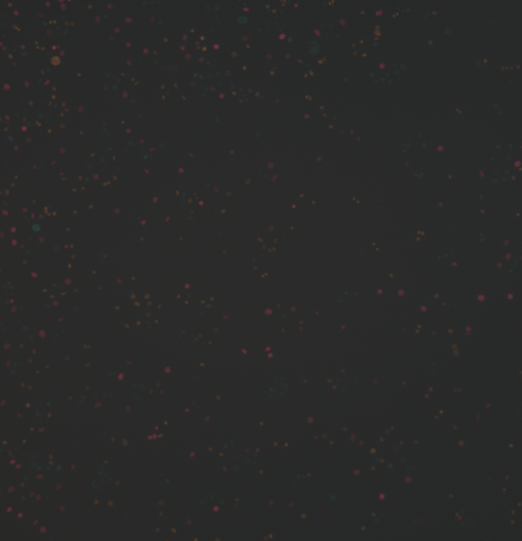
#> input picture ABM/picture.png, 1043 x 1081 px, given in place of video.mp4, which was not available (shown at 1/2 size)
$ jupyter execute --allow-errors corr_tracking.ipynb
#> lines starting #> are read from the running program, lines starting #| are printed output that depends on the picture; after the words box and inside, x2 and y2 are one past the last pixel; in counts of white or black regions, pixels touching at a corner belong together; pictures that were not available may be replaced by others from this repository, and a replacement may not be noted
[cell 1]
#correlation calculator for cell tracking data
import math
import random
import numpy as np
import matplotlib.pyplot as plt
import pdb
from scipy import integrate
import matplotlib as mpl
from scipy import interpolate
import time

from ABM_package import *
from PDE_FIND3 import *
from model_selection_IP3 import *
import time, glob
from matplotlib_inline.backend_inline import set_matplotlib_formats
set_matplotlib_formats('png', 'pdf')

import os
import pickle
import pandas as pd

import os
from correlation_package import *
from visualize_correlations import *

#increase font size throughout
font = {'size'   : 25}
plt.rc('font', **font)
import torch

#> (the rest of this cell did not finish here and is left out)

[cell 2]
folder = "../VivariumData/extracted_cell_data.csv"
#> (the rest of this cell did not finish here and is left out)

#> (a cell that did not finish here is left out)

#> (a cell that did not finish here is left out)

[cell 5]
def moving_average(data, window):
    return np.convolve(data, np.ones(window)/window, mode='same')

# [40 lines left out: function plot_self_correlations_viv, not called in this run]

#> (a cell that did not finish here is left out)

[cell 7]
folder= "../data/processed_coculture/"

c_dfs={}

import os
import pickle
import pandas as pd

folder = "../data/processed_coculture/"
c_dfs = {}

#> (the rest of this cell did not finish here and is left out)

[cell 8]
folder = "../data/processed_monoculture/"

m_dfs = {}  # store each df with its filename

#> (the rest of this cell did not finish here and is left out)

#> (a cell that did not finish here is left out)

[cell 10]
mapping = {
    "Y": 0,
    "M": 1,
    "T": 2
}

#for fname in m_dfs.keys():
   # df = m_dfs[fname]
    #df["phenotype"] = df["color"].map(mapping)
    #m_dfs[fname] = df

for fname in c_dfs.keys():
    df = c_dfs[fname]
    df["phenotype"] = df["color"].map(mapping)
    c_dfs[fname] = df

[cell 11]
import matplotlib.pyplot as plt
import numpy as np
from matplotlib.colors import to_rgba

def moving_average(data, window):
    return np.convolve(data, np.ones(window)/window, mode='same')

# [86 lines left out: functions plot_self_correlations, plot_cross_correlations_blended, not called in this run]

[cell 12]
import matplotlib.pyplot as plt
import numpy as np

# [29 lines left out: function plot_zero_counts, not called in this run]

#> (a cell that did not finish here is left out)

[cell 14]
import cv2
import pandas as pd
import numpy as np

# ----------------------------
# 1. Load video and first frame
# ----------------------------
video_path = "video.mp4"
cap = cv2.VideoCapture(video_path)
ret, frame = cap.read()
#> frame is the input picture: shape (1081, 1043, 3); mean B, G, R 41.4, 42.3, 41.6
cap.release()
if not ret:
    raise ValueError("Could not read the first frame from the video.")

frame_height, frame_width = frame.shape[:2]
#> frame_height = 1081; frame_width = 1043

# ----------------------------
# 2. Enhance vibrancy (optional)
# ----------------------------
hsv = cv2.cvtColor(frame, cv2.COLOR_BGR2HSV)
#> hsv: shape (1081, 1043, 3); mean H, S, V 54.5, 11.1, 42.8
h, s, v = cv2.split(hsv)
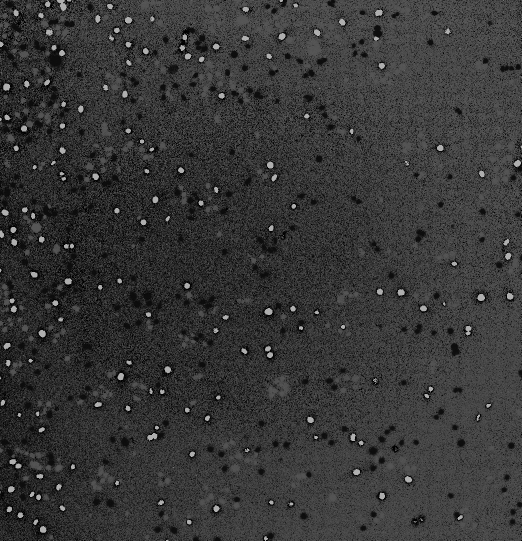
#> h: shape (1081, 1043) (shown at 1/2 size); min 0, max 179, mean 54.5
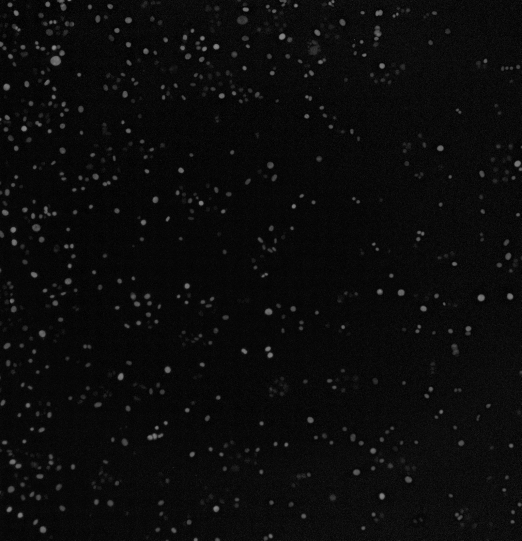
#> s: shape (1081, 1043) (shown at 1/2 size); min 0, max 144, mean 11.1
bg_level = np.percentile(v, 20)
#> bg_level = 42
mask = v > (bg_level + 5)
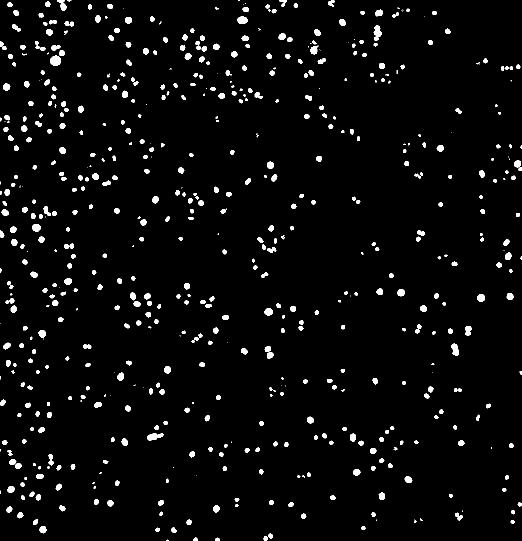
#> mask: shape (1081, 1043) bool (shown at 1/2 size); 3.5% white; 639 white regions (129 under 20 px), largest, box (x1, y1, x2, y2) and area: (100, 111, 122, 132) 352, (294, 866, 327, 881) 317, (747, 51, 763, 82) 313
s[mask] = np.clip(s[mask] * 1.5, 0, 255).astype(np.uint8)
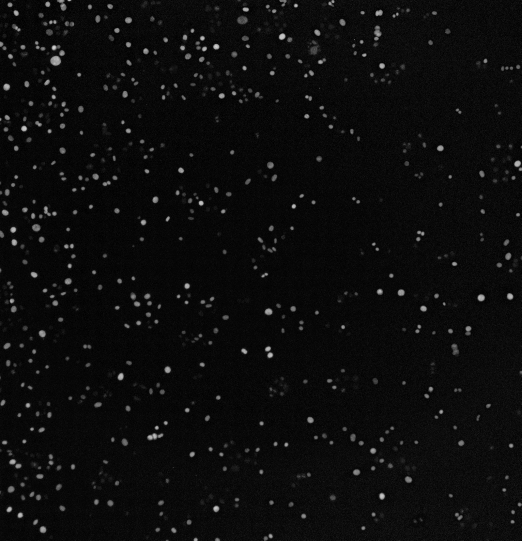
#> s: shape (1081, 1043) (shown at 1/2 size); 3.54% of pixels changed, all inside (x1, y1, x2, y2) = (0, 0, 1043, 1081)
v[mask] = np.clip(v[mask] * 1.3, 0, 255).astype(np.uint8)
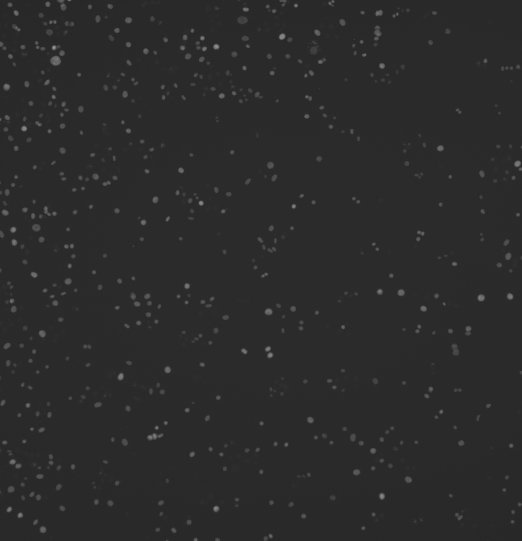
#> v: shape (1081, 1043) (shown at 1/2 size); min 37, max 156, mean 43.4
hsv_enhanced = cv2.merge([h, s, v])
#> hsv_enhanced: shape (1081, 1043, 3); mean H, S, V 54.5, 12.2, 43.4
frame_vibrant = cv2.cvtColor(hsv_enhanced, cv2.COLOR_HSV2BGR)
frame = frame_vibrant

# ----------------------------
# 3. Filter first frame cells
# ----------------------------
#> (the rest of this cell did not finish here and is left out)

[cell 15]
import cv2
import pandas as pd
import numpy as np

# ----------------------------
# 1. Load video and first frame
# ----------------------------
video_path = "video.mp4"
cap = cv2.VideoCapture(video_path)
ret, frame = cap.read()
cap.release()
if not ret:
    raise ValueError("Could not read the first frame from the video.")

frame_height, frame_width = frame.shape[:2]

# ----------------------------
# 2. Define cell colors
# ----------------------------
color_map = {
    'M': (255, 0, 255),   # magenta
    'T': (0, 255, 128),   # teal
    'Y': (0, 255, 255),   # yellow
}

dot_radius = 2
dot_thickness = -1  # filled circle

# ----------------------------
# 3. Filter first frame cells
# ----------------------------
#> (the rest of this cell did not finish here and is left out)

#> (a cell that did not finish here is left out)

[cell 17]
# Dictionary to store results
coculture_corr= {}

# Loop through all DataFrames in c_dfs
for key, df in c_dfs.items():
    try:
        # Compute correlations per frame
        frames, corr_matrices = correlations_by_frame(
            df,
            frame_col='frame',       # adjust if your frame column has a different name
            x_col='x_microns',       # adjust if your x column is named differently
            y_col='y_microns',       # adjust if your y column is named differently
            label_col='phenotype',   # column with phenotype labels
            N=3,                     # number of phenotypes
            radius=50,                # neighborhood radius
            normalization="p_joint"  # use p-joint normalization
        )
        coculture_corr[key] = {
            'frames': frames,
            'corr_matrices': corr_matrices,
            'coating': c_dfs[key]['coating'].iloc[0],
            'initial_density': c_dfs[key]['initial_density'].iloc[0]
        }
    except Exception as e:
        print(f"Error processing {key}: {e}")

[cell 18]
# Dictionary to store results
coculture_corr2= {}

# Loop through all DataFrames in c_dfs
for key, df in c_dfs.items():
    try:
        # Compute correlations per frame
        frames, corr_matrices, zero_counts_joint = correlations_by_framez(
            df,
            frame_col='frame',       # adjust if your frame column has a different name
            x_col='x_microns',       # adjust if your x column is named differently
            y_col='y_microns',       # adjust if your y column is named differently
            label_col='phenotype',   # column with phenotype labels
            N=3,                     # number of phenotypes
            radius=50,                # neighborhood radius
            normalization="p_joint",  # use p-joint normalization
            return_zero_counts=True   # return zero counts
        )
        coculture_corr2[key] = {
            'frames': frames,
            'corr_matrices': corr_matrices,
            'coating': c_dfs[key]['coating'].iloc[0],
            'initial_density': c_dfs[key]['initial_density'].iloc[0],
            'zero_counts_joint': zero_counts_joint
        }
    except Exception as e:
        print(f"Error processing {key}: {e}")

[cell 19]
summary_data2 = []

for key, result in coculture_corr2.items():
    corr_matrices = result['corr_matrices']

    # Remove any bad matrices
    valid_mats = [mat for mat in corr_matrices if not np.isnan(mat).any()]
    corr_stack = np.stack(valid_mats)

    median_corr = np.nanmedian(corr_stack, axis=0)
    mean_corr = np.nanmean(corr_stack, axis=0)
    count_corr = np.sum(~np.isnan(corr_stack), axis=0)

    # Pull experiment, coating, and initial density
    row = {
        'experiment': key,
        'coating': result['coating'],
        'initial_density': result['initial_density']
    }

    # Store mean correlations for each phenotype pairing
    N = mean_corr.shape[0]
    for i in range(N):
        for j in range(i, N):
            row[f'{i}-{j}'] = mean_corr[i, j]
    for i in range(N):
        row[f'zero_count_{i}'] = np.mean([zc[i] for zc in result['zero_counts_joint']])

    summary_data2.append(row)

summary_df2 = pd.DataFrame(summary_data2)
save_path = ".../data/coculture_correlation_50.csv"

import os
os.makedirs(os.path.dirname(save_path), exist_ok=True)

summary_df2.to_csv(save_path, index=False)
summary_df2

[cell 20]
summary_data = []

for key, result in coculture_corr.items():
    corr_matrices = result['corr_matrices']

    # Remove any bad matrices
    valid_mats = [mat for mat in corr_matrices if not np.isnan(mat).any()]
    corr_stack = np.stack(valid_mats)

    median_corr = np.nanmedian(corr_stack, axis=0)
    mean_corr = np.nanmean(corr_stack, axis=0)
    count_corr = np.sum(~np.isnan(corr_stack), axis=0)

    # Pull experiment, coating, and initial density
    row = {
        'experiment': key,
        'coating': result['coating'],
        'initial_density': result['initial_density']
    }

    # Store mean correlations for each phenotype pairing
    N = mean_corr.shape[0]
    for i in range(N):
        for j in range(i, N):
            row[f'{i}-{j}'] = mean_corr[i, j]

    summary_data.append(row)

summary_df = pd.DataFrame(summary_data)
summary_df

$ run again, on ABM/first_frame_M_cells_with_radius.png
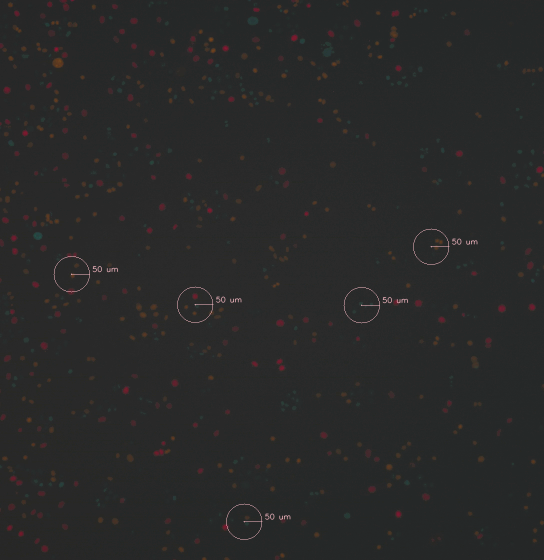
#> input picture ABM/first_frame_M_cells_with_radius.png, 1088 x 1120 px, given in place of video.mp4, which was not available (shown at 1/2 size)
#> frame is the input picture: shape (1120, 1088, 3); mean B, G, R 41.1, 41.3, 41.1
#> hsv: shape (1120, 1088, 3); mean H, S, V 46.2, 12.4, 42.3
#> bg_level = 40
#> `mask = v > (bg_level + 5)`:
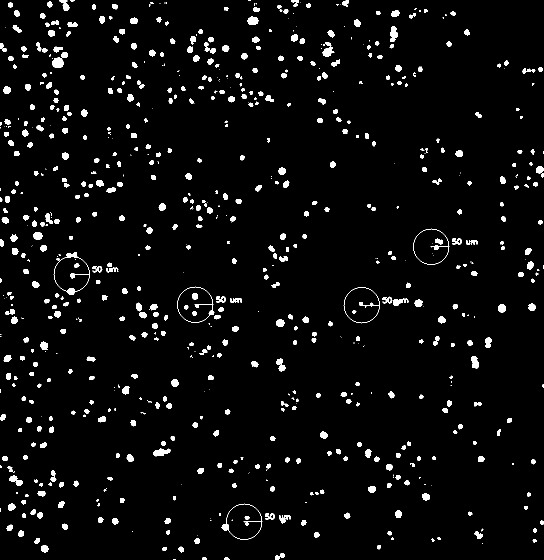
#> mask: shape (1120, 1088) bool (shown at 1/2 size); 4.3% white; 787 white regions (226 under 20 px), largest, box (x1, y1, x2, y2) and area: (107, 504, 180, 590) 656, (104, 104, 136, 136) 536, (443, 1007, 525, 1080) 437
#> `v[mask] = np.clip(v[mask] * 1.3, 0, 255).astype(np.uint8)`:
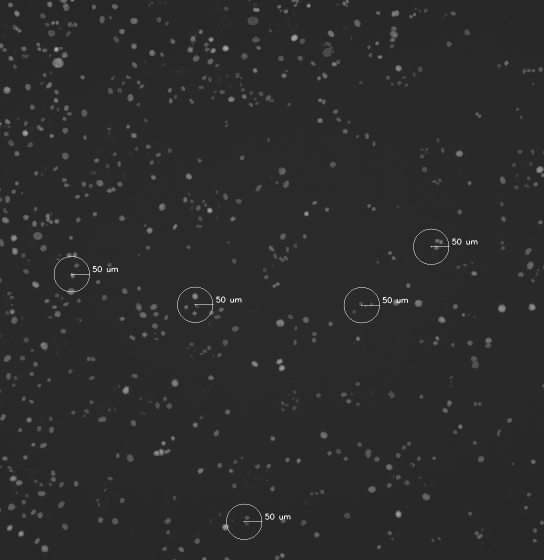
#> v: shape (1120, 1088) (shown at 1/2 size); min 37, max 255, mean 43.1
#> hsv_enhanced: shape (1120, 1088, 3); mean H, S, V 46.2, 14.3, 43.1

$ run again, on ABM/first_frame_M_cells_with_radius_aligned.png
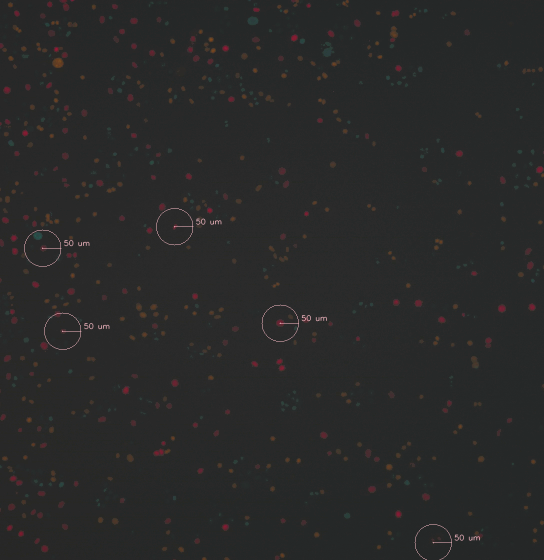
#> input picture ABM/first_frame_M_cells_with_radius_aligned.png, 1088 x 1120 px, given in place of video.mp4, which was not available (shown at 1/2 size)
#> frame is the input picture: shape (1120, 1088, 3); mean B, G, R 41.2, 41.5, 41.3
#> hsv: shape (1120, 1088, 3); mean H, S, V 46.3, 12.4, 42.5
#> bg_level = 40
#> `mask = v > (bg_level + 5)`:
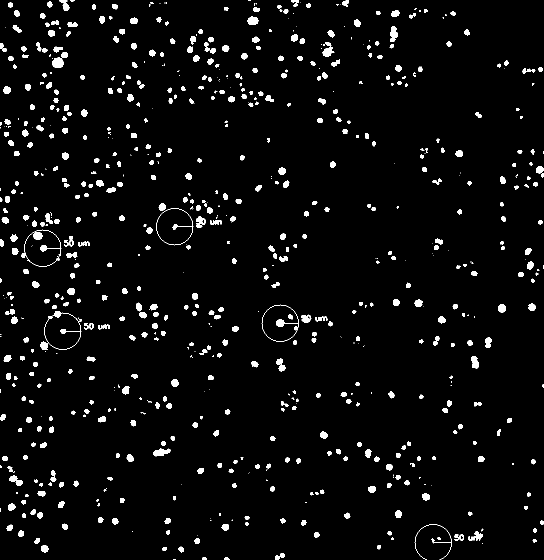
#> mask: shape (1120, 1088) bool (shown at 1/2 size); 4.3% white; 779 white regions (223 under 20 px), largest, box (x1, y1, x2, y2) and area: (42, 459, 123, 534) 733, (104, 104, 136, 136) 536, (523, 609, 598, 684) 509
#> `v[mask] = np.clip(v[mask] * 1.3, 0, 255).astype(np.uint8)`:
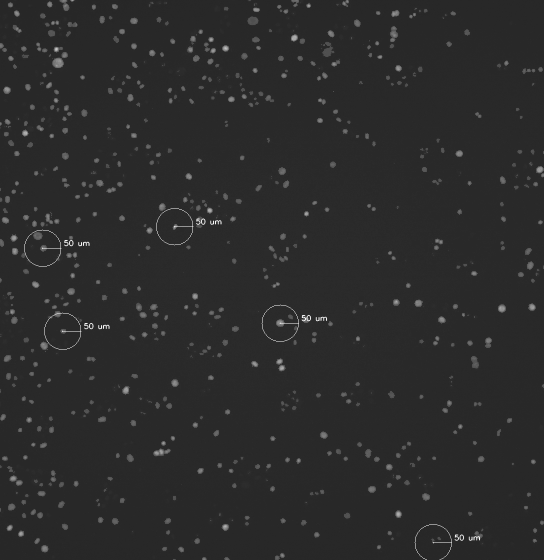
#> v: shape (1120, 1088) (shown at 1/2 size); min 37, max 255, mean 43.4
#> hsv_enhanced: shape (1120, 1088, 3); mean H, S, V 46.3, 14.4, 43.4
